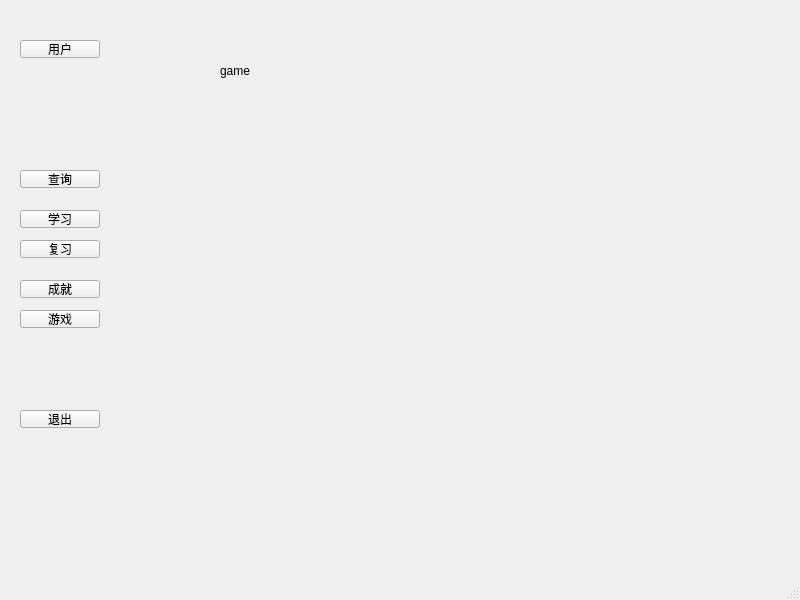
<?xml version="1.0" encoding="UTF-8"?>
<ui version="4.0">
 <class>MainWindow</class>
 <widget class="QMainWindow" name="MainWindow">
  <property name="geometry">
   <rect>
    <x>0</x>
    <y>0</y>
    <width>800</width>
    <height>600</height>
   </rect>
  </property>
  <property name="windowTitle">
   <string>MainWindow</string>
  </property>
  <widget class="QWidget" name="centralwidget">
   <widget class="QStackedWidget" name="stackedWidget">
    <property name="geometry">
     <rect>
      <x>180</x>
      <y>50</y>
      <width>411</width>
      <height>361</height>
     </rect>
    </property>
    <property name="currentIndex">
     <number>5</number>
    </property>
    <widget class="QWidget" name="page">
     <widget class="QLabel" name="label">
      <property name="geometry">
       <rect>
        <x>30</x>
        <y>10</y>
        <width>40</width>
        <height>12</height>
       </rect>
      </property>
      <property name="text">
       <string>user</string>
      </property>
     </widget>
    </widget>
    <widget class="QWidget" name="page_2">
     <widget class="QLabel" name="label_2">
      <property name="geometry">
       <rect>
        <x>30</x>
        <y>10</y>
        <width>40</width>
        <height>12</height>
       </rect>
      </property>
      <property name="text">
       <string>query</string>
      </property>
     </widget>
     <widget class="QLineEdit" name="lineEdit">
      <property name="geometry">
       <rect>
        <x>40</x>
        <y>40</y>
        <width>113</width>
        <height>20</height>
       </rect>
      </property>
     </widget>
     <widget class="QTabWidget" name="tabWidget">
      <property name="geometry">
       <rect>
        <x>40</x>
        <y>70</y>
        <width>331</width>
        <height>251</height>
       </rect>
      </property>
      <property name="currentIndex">
       <number>1</number>
      </property>
      <widget class="QWidget" name="tab">
       <attribute name="title">
        <string>单词1</string>
       </attribute>
      </widget>
      <widget class="QWidget" name="tab_2">
       <attribute name="title">
        <string>单词2</string>
       </attribute>
      </widget>
     </widget>
    </widget>
    <widget class="QWidget" name="page_3">
     <widget class="QStackedWidget" name="stackedWidget_2">
      <property name="geometry">
       <rect>
        <x>30</x>
        <y>30</y>
        <width>361</width>
        <height>311</height>
       </rect>
      </property>
      <property name="currentIndex">
       <number>0</number>
      </property>
      <widget class="QWidget" name="page_7">
       <widget class="QToolButton" name="toolButton">
        <property name="geometry">
         <rect>
          <x>20</x>
          <y>20</y>
          <width>51</width>
          <height>71</height>
         </rect>
        </property>
        <property name="text">
         <string>词库1</string>
        </property>
       </widget>
       <widget class="QToolButton" name="toolButton_2">
        <property name="geometry">
         <rect>
          <x>80</x>
          <y>20</y>
          <width>51</width>
          <height>71</height>
         </rect>
        </property>
        <property name="text">
         <string>...</string>
        </property>
       </widget>
       <widget class="QLabel" name="label_3">
        <property name="geometry">
         <rect>
          <x>10</x>
          <y>0</y>
          <width>40</width>
          <height>12</height>
         </rect>
        </property>
        <property name="text">
         <string>learn</string>
        </property>
       </widget>
      </widget>
      <widget class="QWidget" name="page_8">
       <widget class="QLabel" name="label_7">
        <property name="geometry">
         <rect>
          <x>40</x>
          <y>30</y>
          <width>191</width>
          <height>31</height>
         </rect>
        </property>
        <property name="text">
         <string>词库初始界面，需要利用词库数据初始化</string>
        </property>
       </widget>
       <widget class="QToolButton" name="toolButton_3">
        <property name="geometry">
         <rect>
          <x>300</x>
          <y>250</y>
          <width>41</width>
          <height>31</height>
         </rect>
        </property>
        <property name="text">
         <string>返回</string>
        </property>
       </widget>
      </widget>
      <widget class="QWidget" name="page_9">
       <widget class="QLabel" name="label_8">
        <property name="geometry">
         <rect>
          <x>80</x>
          <y>60</y>
          <width>151</width>
          <height>41</height>
         </rect>
        </property>
        <property name="text">
         <string>进一步的，练习/学习界面</string>
        </property>
       </widget>
       <widget class="QToolButton" name="toolButton_4">
        <property name="geometry">
         <rect>
          <x>290</x>
          <y>278</y>
          <width>41</width>
          <height>21</height>
         </rect>
        </property>
        <property name="text">
         <string>返回</string>
        </property>
       </widget>
      </widget>
     </widget>
    </widget>
    <widget class="QWidget" name="page_4">
     <widget class="QLabel" name="label_4">
      <property name="geometry">
       <rect>
        <x>40</x>
        <y>30</y>
        <width>40</width>
        <height>12</height>
       </rect>
      </property>
      <property name="text">
       <string>review</string>
      </property>
     </widget>
    </widget>
    <widget class="QWidget" name="page_5">
     <widget class="QLabel" name="label_5">
      <property name="geometry">
       <rect>
        <x>40</x>
        <y>30</y>
        <width>40</width>
        <height>12</height>
       </rect>
      </property>
      <property name="text">
       <string>ach</string>
      </property>
     </widget>
    </widget>
    <widget class="QWidget" name="page_6">
     <widget class="QLabel" name="label_6">
      <property name="geometry">
       <rect>
        <x>40</x>
        <y>10</y>
        <width>41</width>
        <height>21</height>
       </rect>
      </property>
      <property name="text">
       <string>game</string>
      </property>
     </widget>
    </widget>
   </widget>
   <widget class="QToolButton" name="btn_user">
    <property name="geometry">
     <rect>
      <x>20</x>
      <y>40</y>
      <width>80</width>
      <height>18</height>
     </rect>
    </property>
    <property name="text">
     <string>用户</string>
    </property>
   </widget>
   <widget class="QToolButton" name="btn_query">
    <property name="geometry">
     <rect>
      <x>20</x>
      <y>170</y>
      <width>80</width>
      <height>18</height>
     </rect>
    </property>
    <property name="text">
     <string>查询</string>
    </property>
   </widget>
   <widget class="QToolButton" name="btn_learn">
    <property name="geometry">
     <rect>
      <x>20</x>
      <y>210</y>
      <width>80</width>
      <height>18</height>
     </rect>
    </property>
    <property name="text">
     <string>学习</string>
    </property>
   </widget>
   <widget class="QToolButton" name="btn_review">
    <property name="geometry">
     <rect>
      <x>20</x>
      <y>240</y>
      <width>80</width>
      <height>18</height>
     </rect>
    </property>
    <property name="text">
     <string>复习</string>
    </property>
   </widget>
   <widget class="QToolButton" name="btn_achievement">
    <property name="geometry">
     <rect>
      <x>20</x>
      <y>280</y>
      <width>80</width>
      <height>18</height>
     </rect>
    </property>
    <property name="text">
     <string>成就</string>
    </property>
   </widget>
   <widget class="QToolButton" name="btn_game">
    <property name="geometry">
     <rect>
      <x>20</x>
      <y>310</y>
      <width>80</width>
      <height>18</height>
     </rect>
    </property>
    <property name="text">
     <string>游戏</string>
    </property>
   </widget>
   <widget class="QToolButton" name="btn_exit">
    <property name="geometry">
     <rect>
      <x>20</x>
      <y>410</y>
      <width>80</width>
      <height>18</height>
     </rect>
    </property>
    <property name="text">
     <string>退出</string>
    </property>
   </widget>
  </widget>
  <widget class="QMenuBar" name="menubar">
   <property name="geometry">
    <rect>
     <x>0</x>
     <y>0</y>
     <width>800</width>
     <height>17</height>
    </rect>
   </property>
  </widget>
  <widget class="QStatusBar" name="statusbar">
   <property name="tabletTracking">
    <bool>false</bool>
   </property>
  </widget>
 </widget>
 <resources/>
 <connections/>
</ui>
